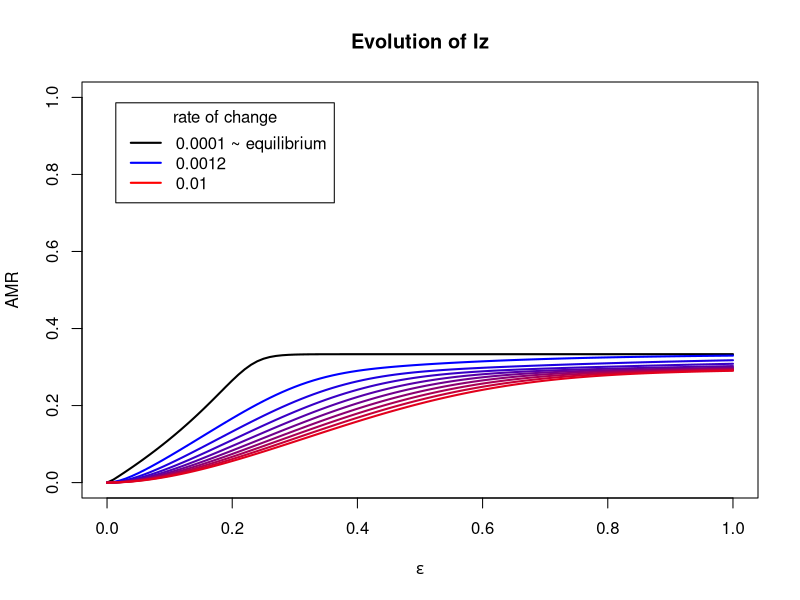
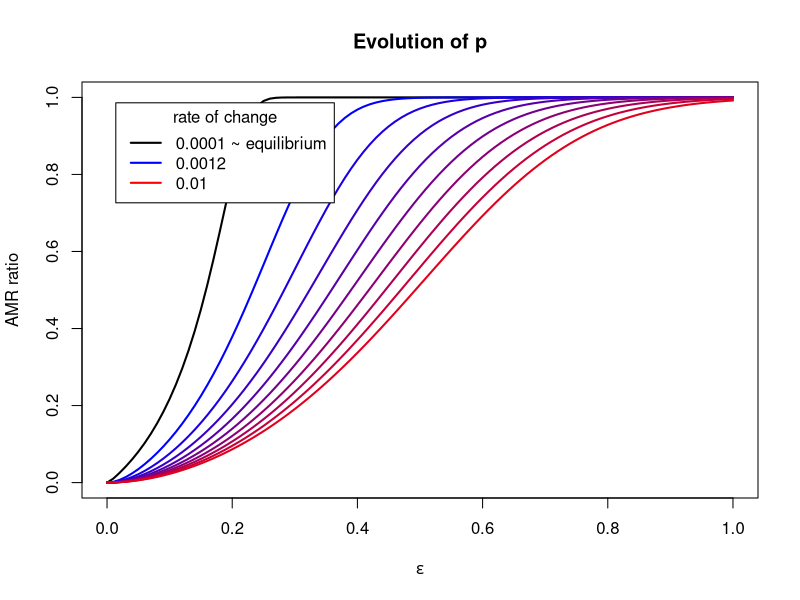

Source code (R) for these figures, in order:
## ---- chunk 1
library(deSolve)
library(plyr)

options("scipen" = 10)

# initial state:
N <- 1
prop <- 0.01 #initial value of Iw and Iz

# time:
epsilon_max <- 1 #max eps_val
eps_real_max <- 0.99
eps_growth <- seq(0.0001, 0.01, length.out = 10) #eps=eps_growth*t

a <- 2000 #time span for reaching initial conditions with eps=0
a2 <- epsilon_max/eps_growth #time span after the start of eps variation
m <- 1 #time step


zoom <- 100 #after breakpoint 1/zoom step

eps_value_disp <- 0.01
recolt_value <- eps_value_disp*zoom/eps_growth





# parameters
pbeta_w <- 0.04 #transmission parameter of Iw
pbeta_z <- 0.015 #transmission parameter of Iz

pgammaa <- 0.01 #innate recovery rate
pgamma_tilt <- 0.1 #recovery rate of Iw when treated by antibiotics


prho <- 0.05 #probability of clinical failure

#epsilon change over time

peps <- 0.0


## ---- chunk 2
parameters <- c(beta_w=pbeta_w, beta_z=pbeta_z, gamma=pgammaa, gamma_prim=pgamma_tilt, eps=peps, rho=prho)

state <- c(S=1-2*prop, Iw=prop, Iz=prop)

times=seq(0, a, by=m)

SIS_init=function(times, state, parameters){
  with(as.list(c(state,parameters)),
       {dS = - beta_w*Iw*S - beta_z*Iz*S + gamma*(1-eps)*Iw + gamma_prim*eps*Iw + gamma*Iz
        dIw = beta_w*Iw*S + (1-eps)*beta_w*Iw*Iz - eps*beta_z*Iz*Iw - rho*eps*Iw - gamma*(1-eps)*Iw - gamma_prim*eps*Iw
        dIz = beta_z*Iz*S + eps*beta_z*Iz*Iw + rho*eps*Iw - (1-eps)*beta_w*Iw*Iz - gamma*Iz
        
        list(c(dS, dIw, dIz))
       })
}

out_init=as.data.frame(
  ode(y=state, times=times, func=SIS_init, parms=parameters)
)

## ---- chunk 3
cbind.fill <- function(...){
    nm <- list(...) 
    nm <- lapply(nm, as.matrix)
    n <- max(sapply(nm, nrow)) 
    do.call(cbind, lapply(nm, function (x) 
        rbind(x, matrix(, n-nrow(x), ncol(x))))) 
}


## ---- chunk 4
parameters2 <- c(beta_w=pbeta_w, beta_z=pbeta_z, gamma=pgammaa, gamma_prim=pgamma_tilt, eps=peps, rho=prho, peps_growth=0)

state2 <- c(S=out_init$S[nrow(out_init)], Iw=out_init$Iw[nrow(out_init)], Iz=out_init$Iz[nrow(out_init)])

#t=seq(0, a2, by=1/zoom)

SIS=function(t, state2, parameters2){
  with(as.list(c(state2,parameters2)),
       {
        eps=peps_growth*t
        dS = - beta_w*Iw*S - beta_z*Iz*S + gamma*(1-eps)*Iw + gamma_prim*eps*Iw + gamma*Iz
        dIw = beta_w*Iw*S + (1-eps)*beta_w*Iw*Iz - eps*beta_z*Iz*Iw - rho*eps*Iw - gamma*(1-eps)*Iw - gamma_prim*eps*Iw
        dIz = beta_z*Iz*S + eps*beta_z*Iz*Iw + rho*eps*Iw - (1-eps)*beta_w*Iw*Iz - gamma*Iz
        
        list(c(dS, dIw, dIz))
       })
}

eps_speed_fun <- function(growth_rate) {
  a2 <- epsilon_max/growth_rate
  t=seq(0, a2+100, by=1/zoom)
  parameters2[7] <- growth_rate 
  out =as.data.frame(
  ode(y=state2, times=t, func=SIS, parms=parameters2)
)
}
## ---- chunk 5



out <- do.call(cbind.fill, lapply(eps_growth, eps_speed_fun))
## ---- chunk 6

timecol <- seq(1, ncol(out), by=4)
izcol <- seq(4, ncol(out), by=4)
iwcol <- seq(3, ncol(out), by=4)
scol <- seq(2, ncol(out), by=4)

times <- out[,timecol]
Iz <- out[,izcol]
Iw <- out[,iwcol]
S <- out[,scol]


epsilon <- times


for (i in 1:ncol(times)) {
  epsilon[,i] <- times[,i]*eps_growth[i]
}

Iz2 <- Iz[seq(1, nrow(out), by=recolt_value[1]),1]
epsilon2 <- epsilon[seq(1, nrow(out), by=recolt_value[1]),1]
Iw2 <- Iw[seq(1, nrow(out), by=recolt_value[1]),1]
S2 <- S[seq(1, nrow(out), by=recolt_value[1]),1]

for (i in 2:ncol(Iz)) {
  Iz3 <- Iz[!is.na(Iz[,i]),i]
  epsilon3 <- epsilon[!is.na(epsilon[,i]),i]
  Iw3 <- Iw[!is.na(Iw[,i]),i]
  S3 <- S[!is.na(S[,i]),i]
  
  Iz2 <- cbind(Iz2, Iz3[seq(1, length(Iz3), by=recolt_value[i])])
  epsilon2 <- cbind(epsilon2, epsilon3[seq(1, length(epsilon3), by=recolt_value[i])])
  Iw2 <- cbind(Iw2, Iw3[seq(1, length(Iw3), by=recolt_value[i])])
  S2 <- cbind(S2, S3[seq(1, length(S3), by=recolt_value[i])])
  }

Iz2 <- Iz2[1:101,]
epsilon2 <- epsilon2[1:101,]
Iw2 <- Iw2[1:101,]
S2 <- S2[1:101,]




#out <- mutate(out, eps = out$time*eps_growth)


## ---- chunk 7
colglob <- colorRampPalette(c("blue", "red"))

colforcol <- colglob(ncol(Iz))


linfun <- function(x, t){
  lines(t, unlist(x), lty=1, lwd=2, col=colforcol[as.numeric(parent.frame()$i)])
}



plot(epsilon2[,1], Iz2[,1], xlab=expression(epsilon), ylab="AMR", main = "Evolution of Iz", type="l", lty=1, lwd=2, ylim=c(0, 1), col='black')
Iz2_without_control <- Iz2[,2:ncol(Iz2)]
capture.output(apply(Iz2_without_control, 2, linfun, epsilon2[,1]), file='NUL')

controltag <- paste(eps_growth[1], "~ equilibrium")
mintag <- paste(eps_growth[2])
maxtag <- paste(eps_growth[length(eps_growth)])
legend("topleft" , inset=.05, title='rate of change', c(controltag,mintag, maxtag), lty=c(1,1,1), lwd=c(2,2,2), col=c("black","blue", "red"))


p_prev <- Iz2/(Iz2+Iw2)

plot(epsilon2[,1], p_prev[,1], xlab=expression(epsilon), ylab="AMR ratio", main = "Evolution of p", type="l", lty=1, lwd=2, ylim=c(0, 1), col='black')
p_prev_without_control <- p_prev[,2:ncol(p_prev)]
capture.output(apply(p_prev_without_control, 2, linfun, epsilon2[,1]), file='NUL')

legend("topleft" , inset=.05, title='rate of change', c(controltag,mintag, maxtag), lty=c(1,1,1), lwd=c(2,2,2), col=c("black","blue", "red"))

## ---- chunk 8


#parameters4 <- c(beta_w=pbeta_w, beta_z=pbeta_z, gamma=pgammaa, gamma_prim=pgamma_tilt, eps=peps, rho=prho, peps_growth=eps_growth[1], eps_real_max=eps_real_max)

#Stry <- as.data.frame(out[,17:20])
#Stry <- Stry[!is.na(Stry[,1]),]
#state4 <- c(S=Stry$S[length(Stry$S)], Iw=Stry$Iw[length(Stry$Iw)], Iz=Stry$Iz[length(Stry$Iz)], eps_dec=0)

#t=seq(0, a2, by=1/zoom)

#SIS_back=function(t, state4, parameters4){
  #with(as.list(c(state4,parameters4)),
 #      {
#        eps=eps_real_max - peps_growth*t
  #      dS = - beta_w*Iw*S - beta_z*Iz*S + gamma*(1-eps)*Iw + gamma_prim*eps*Iw + gamma*Iz
   #     dIw = beta_w*Iw*S + (1-eps)*beta_w*Iw*Iz - eps*beta_z*Iz*Iw - rho*eps*Iw - gamma*(1-eps)*Iw - gamma_prim*eps*Iw
    #    dIz = beta_z*Iz*S + eps*beta_z*Iz*Iw + rho*eps*Iw - (1-eps)*beta_w*Iw*Iz - gamma*Iz
     #   deps_dec=eps
        
      #  list(c(dS, dIw, dIz, deps_dec))
      # })
#}


#eps_speed_fun <- function(growth_rate) {
 # a4 <- eps_real_max/growth_rate
#  t=seq(0, a4, by=1/zoom)
#  parameters4[7] <- growth_rate 
#  out =as.data.frame(
#  ode(y=state4, times=t, func=SIS_back, parms=parameters4)
#)
#}

#trial
#a4 <- eps_real_max/eps_growth[5]
#t=seq(0, a4, by=1/zoom)
#parameters4[7] <- eps_growth[5]
#out_back = as.data.frame(
#  ode(y=state4, times=t, func=SIS_back, parms=parameters4)
#)

#hysteresis impossible?

#parameters <- c(beta_w=pbeta_w, beta_z=pbeta_z, gamma=pgammaa, gamma_prim=pgamma_tilt, eps=peps, rho=prho)

#state <- c(S=Stry$S[length(Stry$S)], Iw=Stry$Iw[length(Stry$Iw)], Iz=Stry$Iz[length(Stry$Iz)])


#times=seq(0, 10*a, by=m)

#SIS_init=function(times, state, parameters){
 # with(as.list(c(state,parameters)),
#       {dS = - beta_w*Iw*S - beta_z*Iz*S + gamma*(1-eps)*Iw + gamma_prim*eps*Iw + gamma*Iz
#        dIw = beta_w*Iw*S + (1-eps)*beta_w*Iw*Iz - eps*beta_z*Iz*Iw - rho*eps*Iw - gamma*(1-eps)*Iw - gamma_prim*eps*Iw
#        dIz = beta_z*Iz*S + eps*beta_z*Iz*Iw + rho*eps*Iw - (1-eps)*beta_w*Iw*Iz - gamma*Iz
        
#        list(c(dS, dIw, dIz))
#       })
#}

#out_try=as.data.frame(
#  ode(y=state, times=times, func=SIS_init, parms=parameters)
#)
